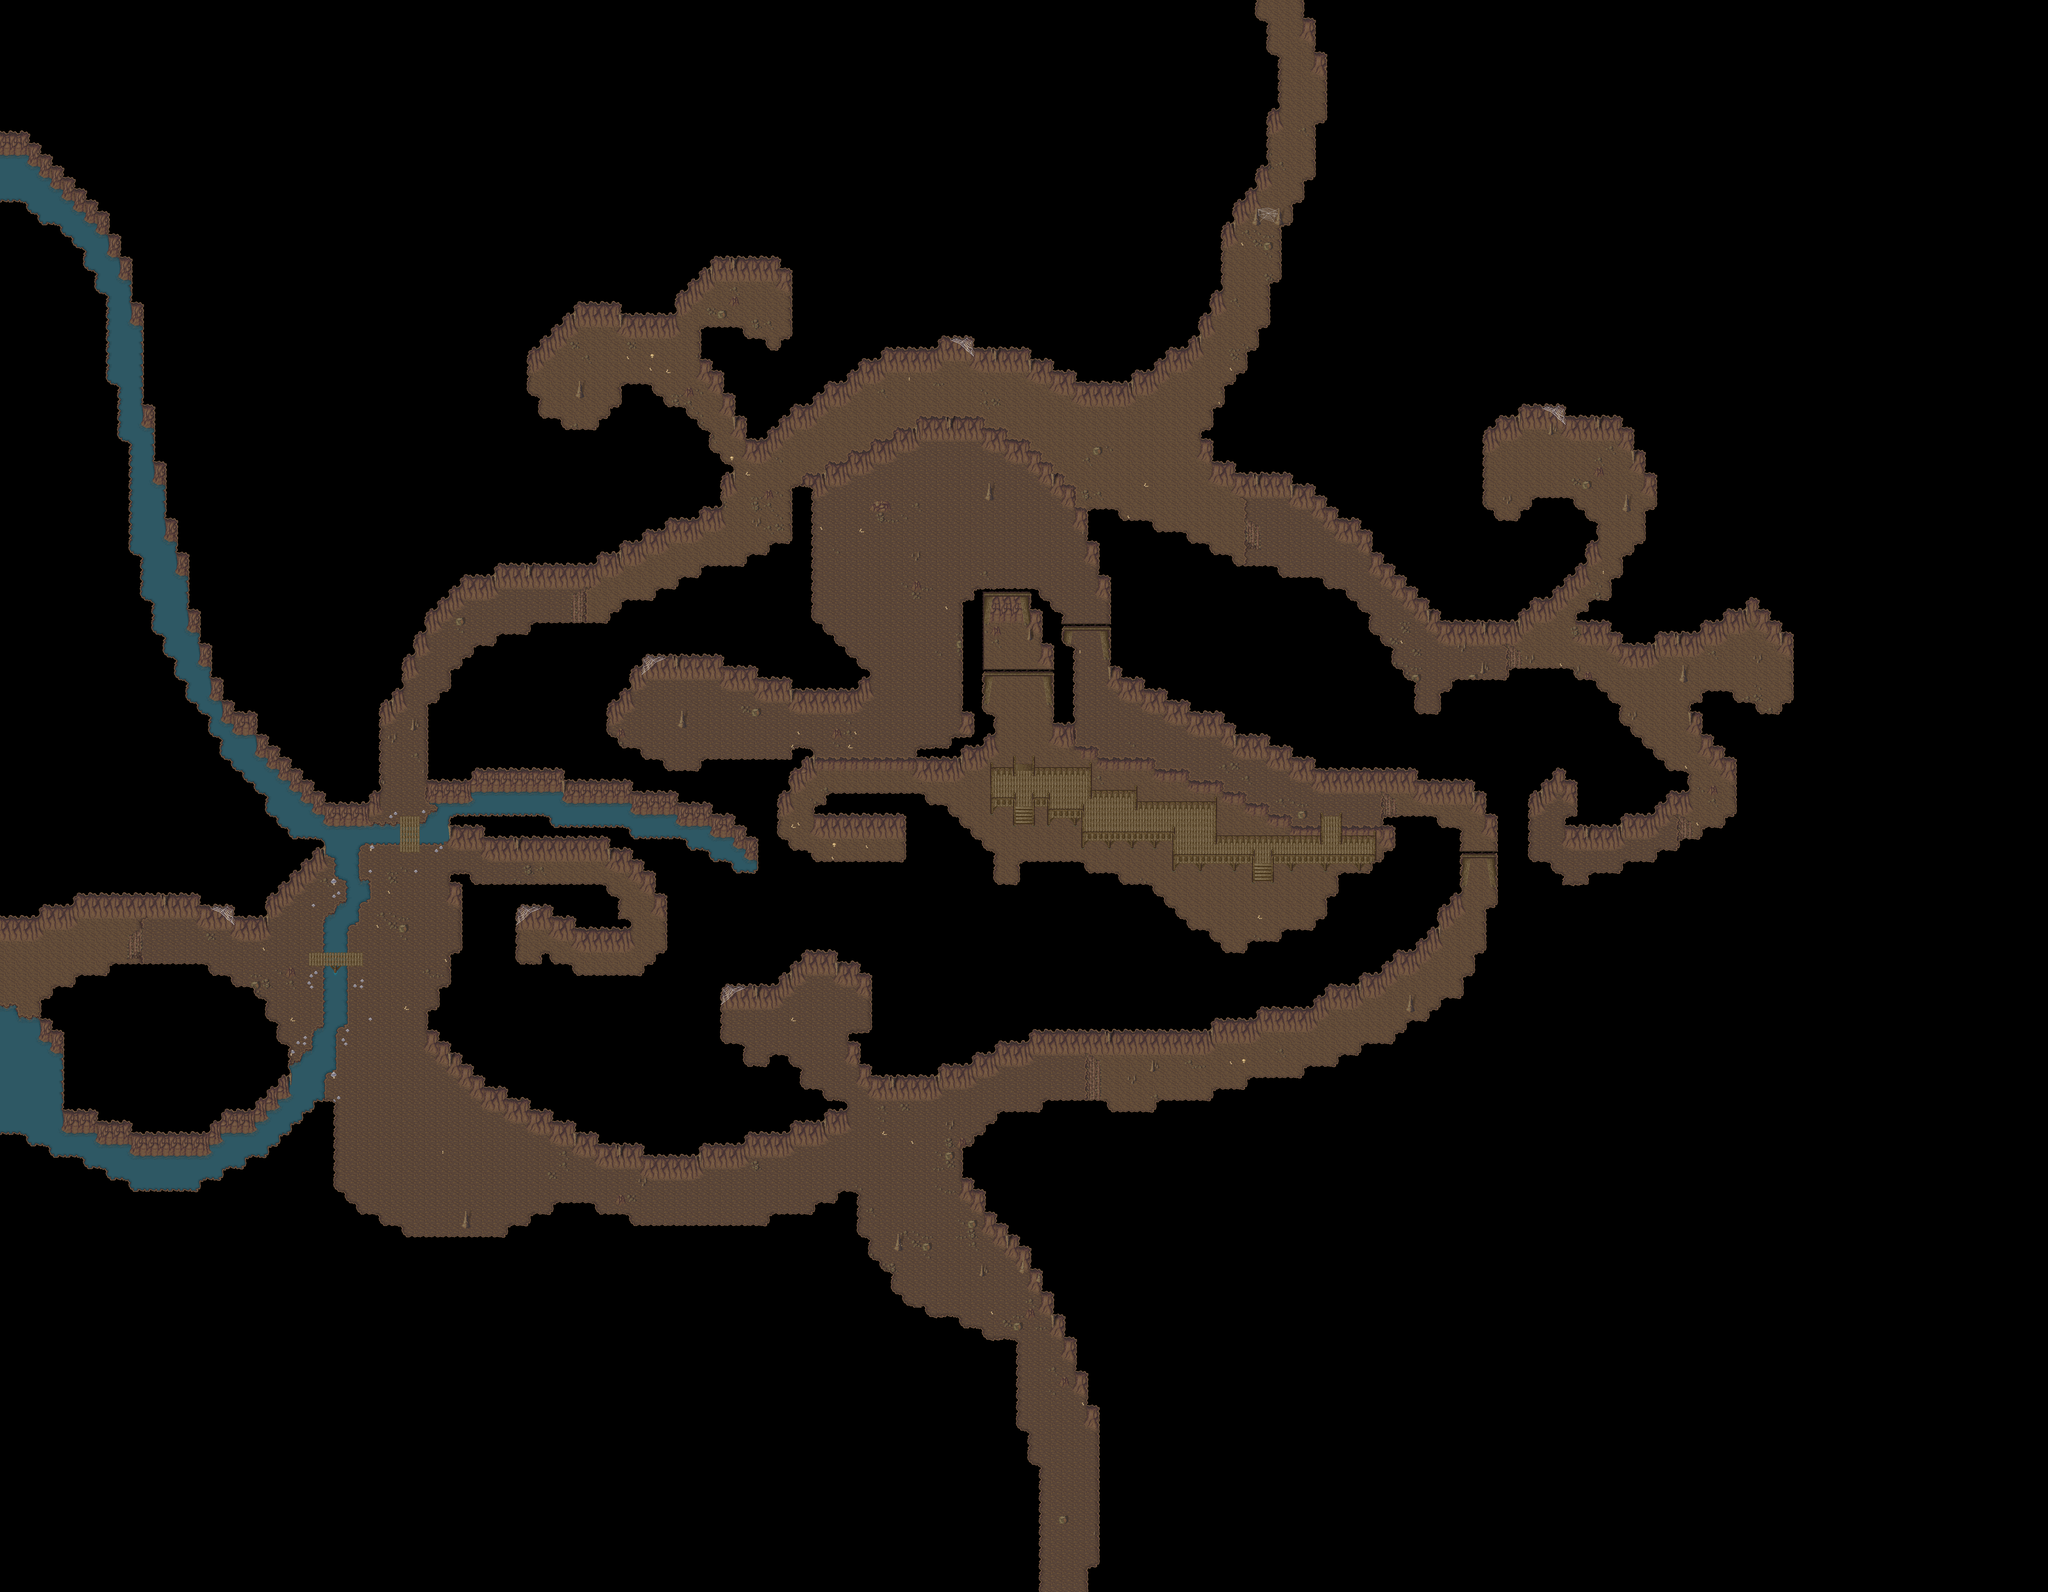

Rendered tile map (Tiled .tmx) drawn with the repository's tilesets; below, a short description and the map source with its tile grids summarised:
An orthogonal 180x140 tile map with 32x32 px tiles, 7 tile layers (Ground, Ground 2, Ground 3, Ground 4, ...), 2 hidden layers not drawn, 10 tilesets and 44 objects (30x spawn, 10x warp, 4x Margin).

<map version="1.2" tiledversion="1.3.4" orientation="orthogonal" renderorder="right-down" width="180" height="140" tilewidth="32" tileheight="32" infinite="0" nextlayerid="14" nextobjectid="92">
 <properties>
  <property name="license" value="CC BY-SA 3.0" />
  <property name="manaplus version" value="2" />
  <property name="minimap" value="graphics/minimaps/008-3-4.png" />
  <property name="music" value="cavesong.ogg" />
  <property name="name" value="North Mine" />
  <property name="overlay0image" value="graphics/images/ambient/spot.png" />
  <property name="overlay0keepratio" value="true" />
  <property name="overlay0mask" value="2" />
  <property name="overlay1image" value="graphics/images/ambient/spot2.png" />
  <property name="overlay1keepratio" value="true" />
  <property name="overlay1mask" value="4" />
  <property name="overlay2image" value="graphics/images/ambient/spot3.png" />
  <property name="overlay2keepratio" value="true" />
  <property name="overlay2mask" value="8" />
 </properties>
 <tileset firstgid="1" name="hurns-cave" tilewidth="32" tileheight="32" tilecount="256" columns="16">
  <image source="../graphics/tilesets/hurns-cave.png" width="512" height="512" />
 </tileset>
 <tileset firstgid="257" name="collision" tilewidth="32" tileheight="32" tilecount="9" columns="3">
  <image source="../graphics/tilesets/collision.png" width="96" height="96" />
 </tileset>
 <tileset firstgid="266" name="level-number" tilewidth="32" tileheight="32" tilecount="16" columns="16">
  <image source="../graphics/tilesets/level-number.png" width="512" height="32" />
 </tileset>
 <tileset firstgid="282" name="hurns-ground" tilewidth="32" tileheight="32" tilecount="256" columns="16">
  <image source="../graphics/tilesets/hurns-ground.png" width="512" height="512" />
 </tileset>
 <tileset firstgid="538" name="hurns-cave-accessory-x1x2" tilewidth="32" tileheight="64" tilecount="42" columns="14">
  <image source="../graphics/tilesets/hurns-cave-accessory-x1x2.png" width="448" height="192" />
 </tileset>
 <tileset firstgid="580" name="hurns-cave-accessory" tilewidth="32" tileheight="32" tilecount="64" columns="8">
  <image source="../graphics/tilesets/hurns-cave-accessory.png" width="256" height="256" />
 </tileset>
 <tileset firstgid="644" name="dark-tileset-accessory" tilewidth="32" tileheight="32" tilecount="60" columns="15">
  <image source="../graphics/tilesets/dark-tileset-accessory.png" width="480" height="128" />
  <tile id="0">
   <animation>
    <frame tileid="27" duration="150" />
    <frame tileid="28" duration="150" />
    <frame tileid="29" duration="150" />
   </animation>
  </tile>
  <tile id="12">
   <animation>
    <frame tileid="12" duration="150" />
    <frame tileid="13" duration="150" />
    <frame tileid="14" duration="150" />
   </animation>
  </tile>
  <tile id="24">
   <animation>
    <frame tileid="24" duration="100" />
    <frame tileid="25" duration="100" />
    <frame tileid="26" duration="100" />
   </animation>
  </tile>
  <tile id="27">
   <animation>
    <frame tileid="27" duration="100" />
    <frame tileid="28" duration="100" />
    <frame tileid="29" duration="100" />
    <frame tileid="28" duration="100" />
   </animation>
  </tile>
 </tileset>
 <tileset firstgid="704" name="hurns-cave-mine-x1x4" tilewidth="32" tileheight="128" tilecount="16" columns="8">
  <image source="../graphics/tilesets/hurns-cave-mine-x1x4.png" width="256" height="256" />
 </tileset>
 <tileset firstgid="720" name="hurns-cave-mine" tilewidth="32" tileheight="32" tilecount="165" columns="11">
  <image source="../graphics/tilesets/hurns-cave-mine.png" width="352" height="480" />
 </tileset>
 <tileset firstgid="885" name="hurns-cave-accessory-x1x3" tilewidth="32" tileheight="96" tilecount="63" columns="21">
  <image source="../graphics/tilesets/hurns-cave-accessory-x1x3.png" width="672" height="288" />
 </tileset>
 <layer id="9" name="Ground" width="180" height="140">
  <data>[25200 cells, 25200 non-empty, 39 distinct tile ids]</data>
 </layer>
 <layer id="3" name="Ground 2" width="180" height="140">
  <data>[25200 cells, 883 non-empty, 80 distinct tile ids]</data>
 </layer>
 <layer id="10" name="Ground 3" width="180" height="140">
  <data>[25200 cells, 227 non-empty, 59 distinct tile ids]</data>
 </layer>
 <layer id="12" name="Ground 4" width="180" height="140">
  <data>[25200 cells, 18 non-empty, 13 distinct tile ids]</data>
 </layer>
 <layer id="4" name="Fringe" width="180" height="140">
  <data>[25200 cells, 48 non-empty, 15 distinct tile ids]</data>
 </layer>
 <layer id="5" name="Over" width="180" height="140">
  <data>[25200 cells, 20850 non-empty, 30 distinct tile ids]</data>
 </layer>
 <layer id="11" name="Over 2" width="180" height="140">
  <data>[25200 cells, 85 non-empty, 10 distinct tile ids]</data>
 </layer>
 <layer id="6" name="Collision" width="180" height="140" visible="0">
  <data>[25200 cells, 21589 non-empty, 4 distinct tile ids]</data>
 </layer>
 <layer id="7" name="Heights" width="180" height="140" visible="0">
  <data>[25200 cells, 3643 non-empty, 4 distinct tile ids]</data>
 </layer>
 <objectgroup id="8" name="Objects" visible="0">
  <object id="1" name="Margin" x="5088" y="0" width="672" height="672">
   <properties>
    <property name="ignore" value="this" />
   </properties>
  </object>
  <object id="2" name="Margin" x="0" y="0" width="672" height="672">
   <properties>
    <property name="ignore" value="this" />
   </properties>
  </object>
  <object id="3" name="Margin" x="0" y="3808" width="672" height="672">
   <properties>
    <property name="ignore" value="this" />
   </properties>
  </object>
  <object id="4" name="Margin" x="5088" y="3808" width="672" height="672">
   <properties>
    <property name="ignore" value="this" />
   </properties>
  </object>
  <object id="5" name="To Hurnscald" type="warp" x="2816" y="2496" width="32" height="32">
   <properties>
    <property name="dest_map" value="008-1" />
    <property name="dest_x" value="249" />
    <property name="dest_y" value="24" />
   </properties>
  </object>
  <object id="6" name="To Bandit Cave" type="warp" x="672" y="2688" width="32" height="96">
   <properties>
    <property name="dest_map" value="008-3-5" />
    <property name="dest_x" value="157" />
    <property name="dest_y" value="72" />
   </properties>
  </object>
  <object id="7" name="To Hurnscald Cave" type="warp" x="2848" y="3808" width="128" height="32">
   <properties>
    <property name="dest_map" value="008-3-6" />
    <property name="dest_x" value="62" />
    <property name="dest_y" value="22" />
   </properties>
  </object>
  <object id="8" name="To Mountain Plateau 1" type="warp" x="4000" y="2048" width="32" height="32">
   <properties>
    <property name="ignore" value="this" />
   </properties>
  </object>
  <object id="9" name="To Mountain Plateau 3" type="warp" x="4416" y="2528" width="32" height="32">
   <properties>
    <property name="ignore" value="this" />
   </properties>
  </object>
  <object id="10" name="To Mountain Plateau 2" type="warp" x="4224" y="1472" width="32" height="32">
   <properties>
    <property name="ignore" value="this" />
   </properties>
  </object>
  <object id="11" name="To Mountain Plateau 4" type="warp" x="4960" y="2016" width="32" height="32">
   <properties>
    <property name="ignore" value="this" />
   </properties>
  </object>
  <object id="12" name="To Mining Camp" type="warp" x="2112" y="3040" width="32" height="32">
   <properties>
    <property name="ignore" value="this" />
   </properties>
  </object>
  <object id="13" name="To Mountain Plateau 5" type="warp" x="1472" y="2720" width="32" height="32">
   <properties>
    <property name="ignore" value="this" />
   </properties>
  </object>
  </objectgroup>
 <objectgroup id="13" name="Spawns">
  <!-- 30 objects omitted --></objectgroup>
</map>
<!-- 31 of 44 objects omitted -->
